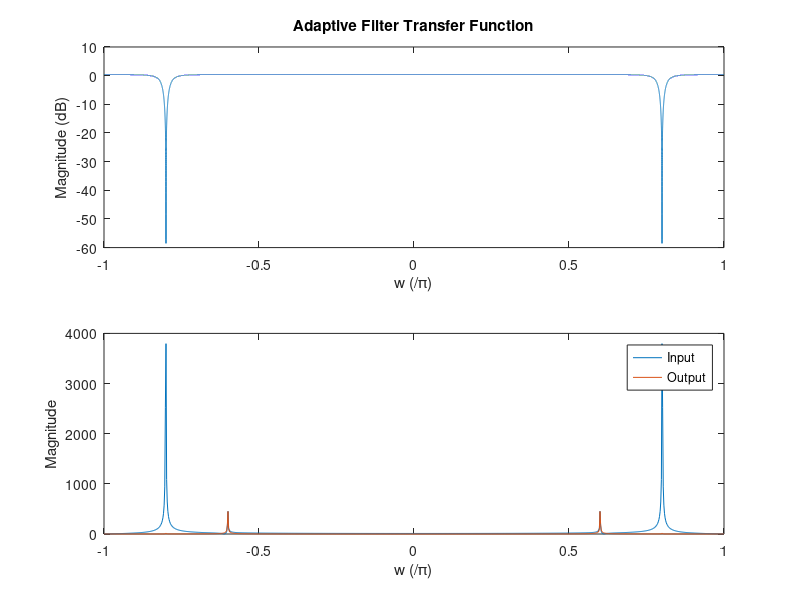
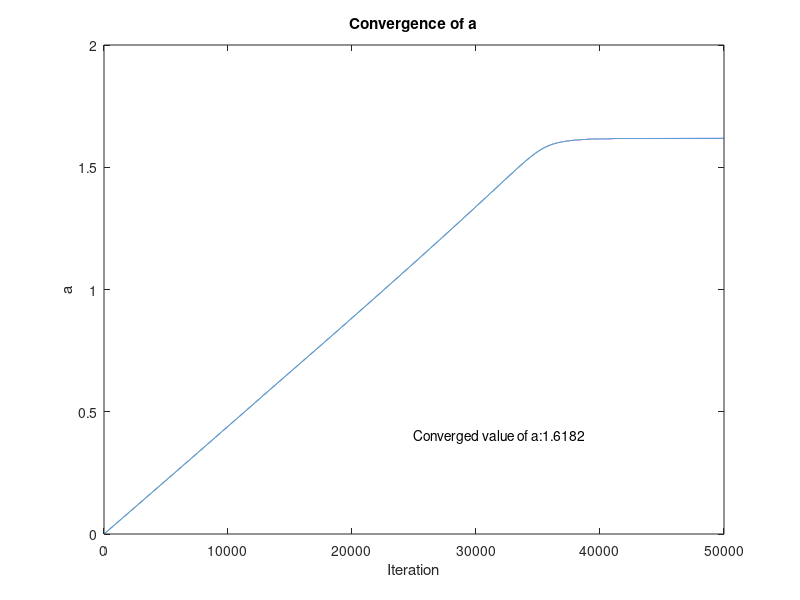

The MATLAB script that drew these images, in order:
% Adaptive notch
clear; clc;

% Calibrate initial values to specify attributes of adaptive filter 
r = 0.95;
mu = 1E-6; % This mu should be small enough for a to converge
N = 50000; 

% Initialize signal arrays for use in algorithm
e = zeros(1,N);
y = zeros(1,N);
a = zeros(1,N);
w = linspace(-pi, pi, N);
z = exp(1i*w); % Used for transfer function calculation

n = 1:N;
f_desired = 0.3;
f_noise = 0.4;
desired = cos(2*pi*f_desired*n);    % Clean signal 
noise = 10*cos(2*pi*f_noise*n);   % Strong interference 
x = desired + noise;          % Combined input signal

for i = 3:N-1
    e(i) = x(i)+a(i)*x(i-1)+x(i-2);
    y(i) = e(i)-r*a(i)*y(i-1)-(r^2)*y(i-2);
    if ((a(i)>=-2)&&(a(i)<2)) 
        a(i+1) = a(i)-mu*y(i)*x(i-1);
    else 
        a(i+1) = 0;
    end 
end


% Compute the transfer function of the filter
H_adaptive = (1+a(end)*z.^(-1)+z.^(-2))./(1+r*a(end)*z.^(-1)+r^2*z.^(-2));
  
subplot(2,1,1)
plot(w/pi, 20*log10(abs(H_adaptive)))
title('Adaptive Filter Transfer Function');
xlabel('w (/\pi)'); ylabel('Magnitude (dB)');

subplot(2,1,2)
% Take the fft of the final 1000 samples of x and y. This data will
% reflect that the noise frequency has been filtered out.
H_x = fftshift(fft(x(end-1000: end), 1001));
H_y = fftshift(fft(y(end-1000:end), 1001));

% Frequency samples should correspond to length of fft
w_ = linspace(-pi, pi, 1001)/pi;  
plot(w_, abs(H_x));
hold on;
plot(w_, abs(H_y));
xlabel('w (/\pi)'); ylabel('Magnitude');
legend('Input', 'Output');

% Plot the value of a to show convergence
figure(2)
plot(a)
title('Convergence of a');
xlabel('Iteration'); ylabel('a');
text(25000, .4, strcat('Converged value of a: ', num2str(a(end))));